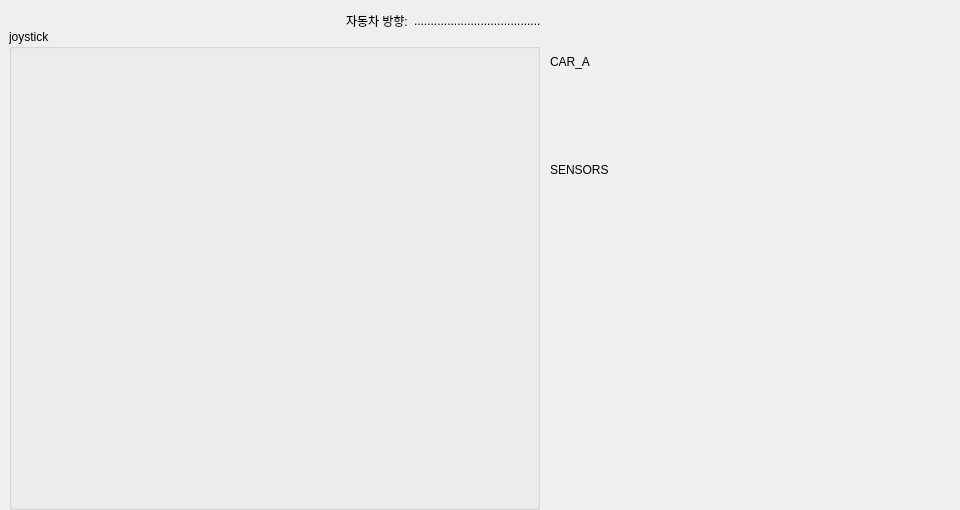
<?xml version="1.0" encoding="UTF-8"?>
<ui version="4.0">
 <class>Tab2Driver</class>
 <widget class="QWidget" name="Tab2Driver">
  <property name="geometry">
   <rect>
    <x>0</x>
    <y>0</y>
    <width>960</width>
    <height>510</height>
   </rect>
  </property>
  <property name="windowTitle">
   <string>Form</string>
  </property>
  <widget class="QGroupBox" name="groupBox">
   <property name="geometry">
    <rect>
     <x>9</x>
     <y>29</y>
     <width>531</width>
     <height>481</height>
    </rect>
   </property>
   <property name="title">
    <string>joystick</string>
   </property>
   <layout class="QHBoxLayout" name="horizontalLayout_2">
    <item>
     <layout class="QVBoxLayout" name="gridLayoutXY"/>
    </item>
   </layout>
  </widget>
  <widget class="QWidget" name="layoutWidget">
   <property name="geometry">
    <rect>
     <x>10</x>
     <y>10</y>
     <width>531</width>
     <height>22</height>
    </rect>
   </property>
   <layout class="QHBoxLayout" name="horizontalLayout">
    <item>
     <spacer name="horizontalSpacer">
      <property name="orientation">
       <enum>Qt::Horizontal</enum>
      </property>
      <property name="sizeHint" stdset="0">
       <size>
        <width>40</width>
        <height>20</height>
       </size>
      </property>
     </spacer>
    </item>
    <item>
     <widget class="QLabel" name="label">
      <property name="text">
       <string>자동차 방향:</string>
      </property>
     </widget>
    </item>
    <item>
     <widget class="QLabel" name="label_2">
      <property name="text">
       <string>......................................</string>
      </property>
     </widget>
    </item>
   </layout>
  </widget>
  <widget class="QWidget" name="verticalLayoutWidget">
   <property name="geometry">
    <rect>
     <x>550</x>
     <y>10</y>
     <width>401</width>
     <height>211</height>
    </rect>
   </property>
   <layout class="QVBoxLayout" name="verticalLayout">
    <item>
     <layout class="QVBoxLayout" name="verticalLayout_2">
      <item>
       <widget class="QLabel" name="CAR_A">
        <property name="text">
         <string>CAR_A</string>
        </property>
       </widget>
      </item>
      <item>
       <widget class="QLabel" name="CAR_A_SENSORS">
        <property name="text">
         <string>SENSORS</string>
        </property>
       </widget>
      </item>
     </layout>
    </item>
    <item>
     <layout class="QVBoxLayout" name="verticalLayout_3"/>
    </item>
   </layout>
  </widget>
 </widget>
 <resources/>
 <connections/>
</ui>
